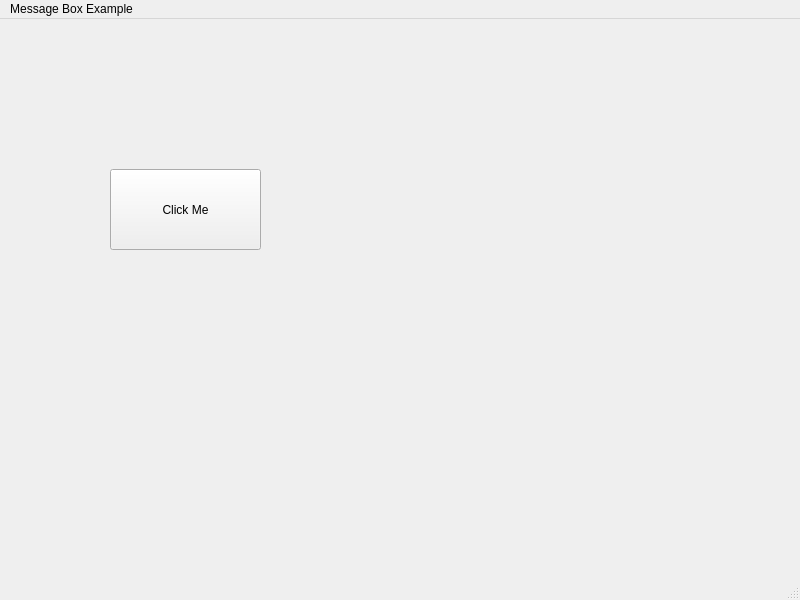
<?xml version="1.0" encoding="UTF-8"?>
<ui version="4.0">
 <class>MainWindow</class>
 <widget class="QMainWindow" name="MainWindow">
  <property name="geometry">
   <rect>
    <x>0</x>
    <y>0</y>
    <width>800</width>
    <height>600</height>
   </rect>
  </property>
  <property name="windowTitle">
   <string>MainWindow</string>
  </property>
  <widget class="QWidget" name="centralwidget">
   <widget class="QPushButton" name="pushButton">
    <property name="geometry">
     <rect>
      <x>110</x>
      <y>150</y>
      <width>151</width>
      <height>81</height>
     </rect>
    </property>
    <property name="text">
     <string>Click Me</string>
    </property>
   </widget>
  </widget>
  <widget class="QMenuBar" name="menubar">
   <property name="geometry">
    <rect>
     <x>0</x>
     <y>0</y>
     <width>800</width>
     <height>21</height>
    </rect>
   </property>
   <widget class="QMenu" name="menuMessage_Box_Example">
    <property name="title">
     <string>Message Box Example</string>
    </property>
   </widget>
   <addaction name="menuMessage_Box_Example"/>
  </widget>
  <widget class="QStatusBar" name="statusbar"/>
 </widget>
 <resources/>
 <connections/>
</ui>
